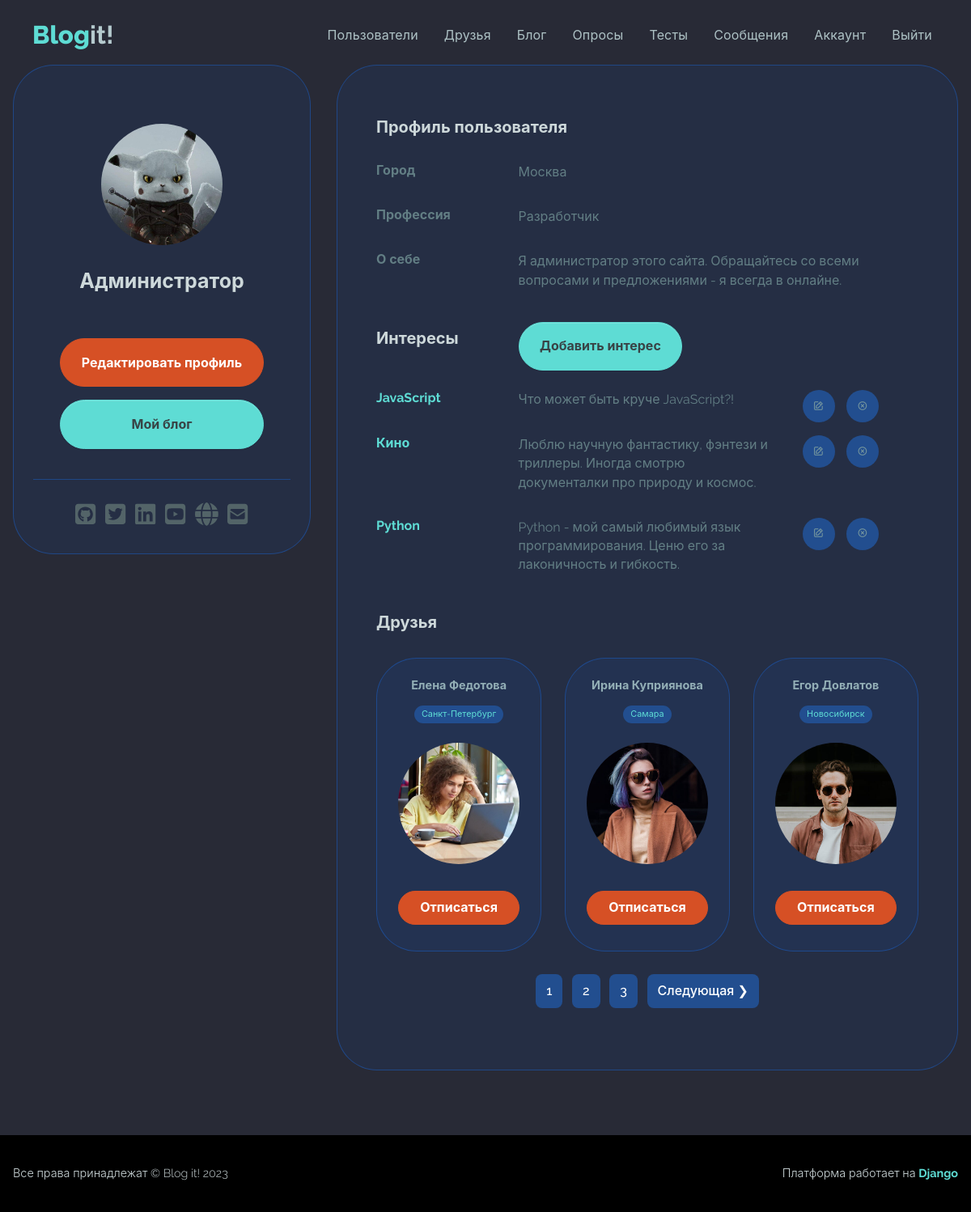
The app's page /account/ (signed in) with its own data.
### users/models.py (models this page shows, shortened)
class Profile(models.Model):
    user = models.OneToOneField(User,
        on_delete=models.CASCADE)
    name = models.CharField(max_length=50,
        blank=True, null=True)
    email = models.EmailField(max_length=50,
        blank=True, null=True)
    username = models.CharField(max_length=50,
        blank=True, null=True)
    summary = models.CharField(max_length=100,
        blank=True, null=True)
    city = models.CharField(max_length=20,
        blank=True, null=True)
    profession = models.CharField(max_length=50,
        blank=True, null=True)
    about = models.TextField(blank=True, null=True)
    image = models.ImageField(
        null=True, blank=True, upload_to='profile_images',
        default='profile_images/default.jpg')
    github = models.CharField(max_length=100,
        default='https://github.com')
    twitter = models.CharField(max_length=100,
        default='https://twitter.com')
    linkedin = models.CharField(max_length=100,
        default='https://linkedin.com')
    youtube = models.CharField(max_length=100,
        default='https://youtube.com')
    website = models.CharField(max_length=100,
        default='https://mysite.com')
    created = models.DateTimeField(auto_now_add=True)
    follows = models.ManyToManyField(
        'self', related_name='followed_by',
        symmetrical=False, blank=True
    )
    class Meta:
        ordering = ['created']
        verbose_name = 'Профиль'
        verbose_name_plural = 'Профили'

class Interest(models.Model):
    name = models.CharField(max_length=50,
        blank=True, null=True)
    slug = models.SlugField()
    description = models.TextField(null=True, blank=True)
    created = models.DateTimeField(auto_now_add=True)
    profile = models.ForeignKey(
        Profile, null=True, blank=True,
        on_delete=models.CASCADE)
    class Meta:
        ordering = ['created']
        verbose_name = 'Интерес'
        verbose_name_plural = 'Интересы'
        unique_together = ('name', 'slug', 'profile')

### users/views.py (the view)
# urls.py: path('account/', views.userAccount, name='account'),
@login_required
def userAccount(request):
    profile = request.user.profile
    interests = profile.interest_set.all()
    profiles = profile.follows.all()
    custom_range, profiles = paginateObjects(request,
        profiles, 3)
    context = {'profile': profile, 'profiles': profiles,
    'interests': interests, 'custom_range': custom_range}
    return render(request, 'users/account.html', context)

### users/utils.py (called while the page is built)
def paginateObjects(request, objects, results):
    page = request.GET.get('page')
    paginator = Paginator(objects, results)
    try:
        objects = paginator.page(page)
    except PageNotAnInteger:
        page = 1
        objects = paginator.page(page)
    except EmptyPage:
        page = paginator.num_pages
        objects = paginator.page(page)
    leftIndex = (int(page) - 4)
    if leftIndex < 1:
        leftIndex = 1
    rightIndex = (int(page) + 5)
    if rightIndex > paginator.num_pages:
        rightIndex = paginator.num_pages + 1
    custom_range = range(leftIndex, rightIndex)
    return custom_range, objects

### users/templates/users/account.html
{% extends 'base.html' %}
{% block content %}
    <section>
        <main class="mt-5 mb-5">
            <div class="container">
                <div class="main-body">
                    <div class="row">
                        <div class="col-lg-4">
                            <div class="card p-3 card-soft-primary">
                                <div class="card-body">
                                    <div class="d-flex flex-column align-items-center text-center">
                                        <div class="profile-image-wrapper mt-5">
                                            <div class="profile-image">
                                                <img src="{{ profile.image.url }}" alt="profile" />
                                            </div>
                                        </div>
                                        <div class="mt-1">
                                            <h5 class="fw-bold fs-2 text-200 mb-5 text-center">{{ profile.name }}</h5>
                                            <div class="text-center">
                                                <div class="col-12 d-grid">
                                                    <a class="btn btn-danger rounded-pill my-2"
                                                       href="{% url 'edit-account' %}">Редактировать профиль</a>
                                                    <a class="btn btn-primary rounded-pill my-2"
                                                       href="{% url 'blog:my-blog' %}">Мой блог</a>
                                                </div>
                                            </div>
                                        </div>
                                    </div>
                                    <hr class="my-4">
                                    <div class="text-center">{% include 'socials.html' %}</div>
                                </div>
                            </div>
                        </div>
                        <div class="col-lg-8">
                            <div class="card p-3 h-100 card-soft-primary">
                                <div class="profile-card-body">
                                    <div class="row mb-3">
                                        <div class="col-12">
                                            <h6 class="fw-bold fs-1 text-200 my-3">Профиль пользователя</h6>
                                        </div>
                                    </div>
                                    <div class="row mb-3">
                                        <div class="col-sm-3">
                                            <h6 class="fw-bold fs-0 mb-0 text-600">Город</h6>
                                        </div>
                                        <div class="col-sm-9 fs-0 fw-normal mb-0 text-600">
                                            <p>{{ profile.city }}</p>
                                        </div>
                                    </div>
                                    <div class="row mb-3">
                                        <div class="col-sm-3">
                                            <h6 class="fw-bold fs-0 mb-0 text-600">Профессия</h6>
                                        </div>
                                        <div class="col-sm-9 fs-0 fw-normal mb-0 text-600">
                                            <p>{{ profile.profession }}</p>
                                        </div>
                                    </div>
                                    <div class="row mb-3">
                                        <div class="col-sm-3">
                                            <h6 class="fw-bold fs-0 mb-0 text-600">О себе</h6>
                                        </div>
                                        <div class="col-sm-9 fs-0 fw-normal mb-0 text-600">
                                            <p>{{ profile.about }}</p>
                                        </div>
                                    </div>
                                    <div class="row mb-3">
                                        <div class="col-sm-3">
                                            <h6 class="fw-bold fs-1 text-200 my-3">Интересы</h6>
                                        </div>
                                        <div class="col-sm-9 fs-1 fw-normal mb-0 text-600">
                                            <a class="btn btn-primary rounded-pill my-2"
                                               href="{% url 'create-interest' %}">Добавить интерес</a>
                                        </div>
                                    </div>
                                    {% for interest in profile.interest_set.all %}
                                        <div class="row mb-3">
                                            <div class="col">
                                                <h6 class="fw-bold fs-0 mb-0 text-600">
                                                    <a class="text-decoration-none"
                                                       href="{% url 'interest' interest.slug %}">{{ interest.name }}</a>
                                                </h6>
                                            </div>
                                            <div class="col-6 fs-0 fw-normal mb-0 text-600">
                                                <p>{{ interest.description }}</p>
                                            </div>
                                            <div class="col fs-0 fw-normal mb-0 icon-group">
                                                <a href="{% url 'update-interest' interest.slug %}"><span class="icon-item mr-btn"><i class="uil uil-edit"></i></span></a>
                                                <a href="{% url 'delete-interest' interest.slug %}"><span class="icon-item"><i class="uil uil-times-circle"></i></span></a>
                                            </div>
                                        </div>
                                    {% endfor %}
                                    <div class="row mb-3">
                                        <div class="col-sm-3">
                                            <h6 class="fw-bold fs-1 text-200 my-3">Друзья</h6>
                                        </div>
                                        <div class="col-sm-9 fs-1 fw-normal mb-0 text-600"></div>
                                    </div>
                                    <div class="row row-cols-1 row-cols-md-3 g-4">{% include 'users/friends.html' %}</div>
                                    <div class="my-4">{% include 'pagination.html' with queryset=profiles custom_range=custom_range %}</div>
                                </div>
                            </div>
                        </div>
                    </div>
                </div>
            </div>
        </main>
    </section>
{% endblock %}

### users/templates/users/friends.html (shortened to what this page needs)
{% for profile in profiles %}
    <div class="col">
        <div class="card p-3 card-soft-primary align-items-center">
            <div class="card-body text-center">
                <h6 class="fw-bold fs--1 mb-3 text-400">{{ profile.name }}</h6>
                <h6>
                    <span class="badge rounded-pill text-primary mb-3 pill-bg">{{ profile.city }}</span>
                </h6>
                <div class="profile-image-wrapper">
                    <div class="profile-image">
                        <a href="{% url 'user-profile' profile.username %}">
                            <img src="{{ profile.image.url }}" alt="profile" />
                        </a>
                    </div>
                </div>
                <div class="col-12 d-grid">
                    <div class="text-center">
                        <form action="{% url 'follow-unfollow' profile.username %}" method="POST">
                            {% if profile in user.profile.follows.all %}
                                <button class="btn btn-danger rounded-pill my-2 col-12 p-2"
                                        name="follow"
                                        value="unfollow"
                                        type="submit">
                                    Отписаться
                                </button>
                            {% endif %}
                        </form>
                    </div>
                </div>
            </div>
        </div>
    </div>
{% endfor %}

### records on screen
Profile: image (picture), name "Администратор", city "Москва", profession "Разработчик", about "Я администратор этого сайта. Обращайтесь со всеми вопросами и предложениями - я всегда в онлайне."
Interest: name "JavaScript", description "Что может быть круче JavaScript?!"
Interest: name "Кино", description "Люблю научную фантастику, фэнтези и триллеры. Иногда смотрю документалки про природу и космос."
Interest: name "Python", description "Python - мой самый любимый язык программирования. Ценю его за лаконичность и гибкость."
Profile: name "Елена Федотова", city "Санкт-Петербург", image (picture), shows "Отписаться"
Profile: name "Ирина Куприянова", city "Самара", image (picture), shows "Отписаться"
Profile: name "Егор Довлатов", city "Новосибирск", image (picture), shows "Отписаться"

### other values on screen
{{ page }} "1"
{{ page }} "2" "3"
